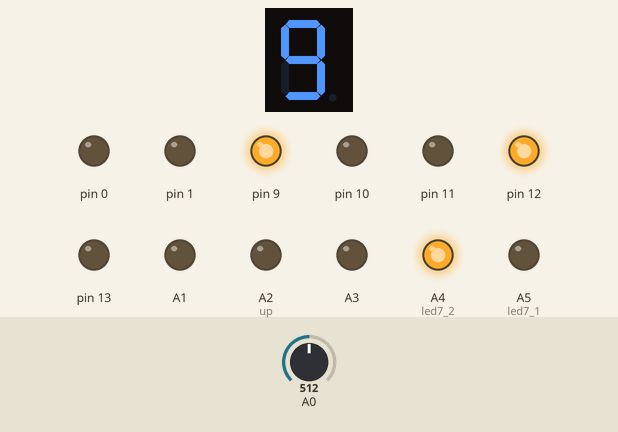
Bench run of a sketch on a simulated Arduino Uno, built with avr-gcc and run on an emulated ATmega328P. On the bench: 1-digit seven-segment display, output pins drawn as LEDs (lit = HIGH). Wiring (inferred from the names in the program): 1-digit 7-segment display, segments lit when LOW: segments pin 2, pin 3, pin 4, pin 5, pin 6, pin 7, pin 8. Dashed ring = blinking. Inputs (shaded band) come from the test bench; at power-on: A0 = 512. The segment pins are drawn as the display they are named for; pins used as bus, display or sensor lines are not drawn.

Above: at 1.2 s.
1.3 s: A0 set to 989
At 1.55 s:
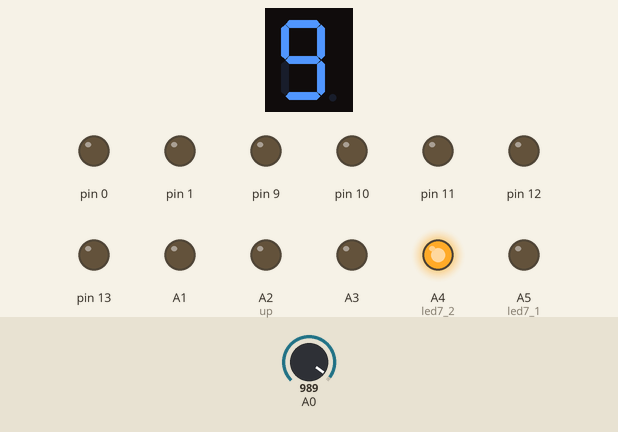
4.3 s: A0 set to 1009
At 6.1 s:
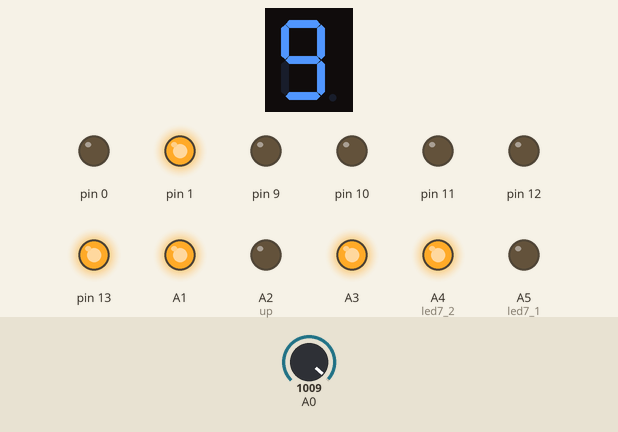
6.8 s: A0 set to 990
At 7.3 s:
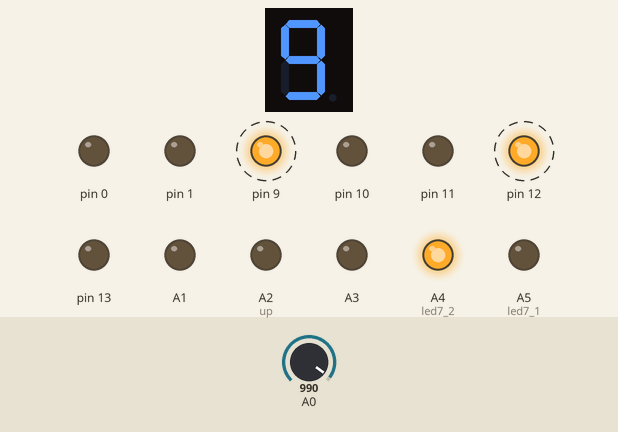
Timing chart, 0 to 15.8 s (numbered marks = the images above; inputs shaded):
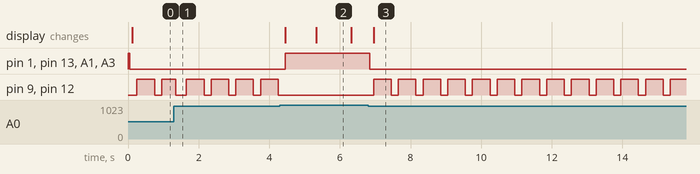

The sketch:

Code_ProjectIOT102_Group2_SE1602.ino
```cpp
//GROUP 03:
//GROUP 02_TRAFFICLIGHT:
// Mentor: Trần Ngọc Hoàng
// Leader: Nguyễn Đức Tài CE160859
// Võ Việt Nhân CE160937
// Trần Văn Tới CE160459
// Phạm Minh Thư CE160859
// Nguyễn Thanh Quang Duy CE161080


/*
---Thiết bị được sử dụng---
 Arduino Uno R3
7 Segment Display
Breadboard Mini
Resistor
Photoresistor
Red LED
Yellow LED
Green LED

*/
#define segA 2//connecting segment A to PIN2
#define segB 3// connecting segment B to PIN3
#define segC 4// connecting segment C to PIN4
#define segD 5// connecting segment D to PIN5
#define segE 6// connecting segment E to PIN6
#define segF 7// connecting segment F to PIN7
#define segG 8// connecting segment G to PIN8

const int sensorMin = 0;
const int sensorMax = 1000;

int checkNight = 0;
int range;
int rangeLast;
int signalSensor = 0;

int i;

int COUNT=0;
int count_timer = 20;
int State = 1;

int led7_1 = A5;
int led7_2 = A4;

int ones = 1;
int tens = 2;

int countLed7 = 2;

void setup()

{

  pinMode(A0, INPUT);

  pinMode(A1, OUTPUT);
  pinMode(A2, OUTPUT); 		//up
  pinMode(A3, OUTPUT);

  pinMode(led7_1, OUTPUT);
  pinMode(led7_2, OUTPUT);

   for (int i=0;i<=13;i++)
   {

     pinMode(i, OUTPUT);

   }

   noInterrupts();

  	TCCR1A = 0;

  	TCCR1B = 0;

  	TCNT1  = 0;

  	int mSecs = 25;

  	OCR1A = (16e6 / 256L * mSecs) / 1e3 - 1;;

  	TCCR1B |= (1 << WGM12);

 	 TCCR1B |= (1 << CS12);

  	TIMSK1 |= (1 << OCIE1A);

  	interrupts();

}


ISR(TIMER1_COMPA_vect)
{
  if ((countLed7 % 4) == 0){
      countLed7 = 1;
      signalSensor = analogRead(A0);		//Đọc tín hiệu từ cảm biến
      range = map(signalSensor, sensorMin, sensorMax, 0, 3);
      if (range != rangeLast){
        if(range > 2){
          count_timer = 20;
          COUNT = 0;
          checkNight = 0;
        } else{
            checkNight = 1;
            ones = 9;
            tens = 9;
         	for(i = 0; i<=13; i++)			//Tắt toàn bộ đèn
              digitalWrite(i,LOW);
            digitalWrite(A3,LOW);
            digitalWrite(A2,LOW);
            digitalWrite(A1,LOW);
            digitalWrite(0,LOW);
        }
      }
      rangeLast = range;
      if (checkNight == 0){						//Nếu ban ngày sẽ chạy bình thường
        COUNT++;

        if (COUNT%10 == 0)
        {
          count_timer = COUNT/10;
          count_timer = 20 - count_timer;

          if (count_timer == 0)
          {
            COUNT = 0;
            if(State == 2)
            {
              State = 0;
            }
            State++;
          }
        }
        ones = count_timer%10;
        tens = count_timer/10;
      }
  }
  else{
    	countLed7++;
    	digitalWrite(led7_1, HIGH);
        digitalWrite(led7_2, LOW);
        display(tens);
        delay(50);

        digitalWrite(led7_1, LOW);
        digitalWrite(led7_2, HIGH);
        display(ones);
        delay(50);

  }
}

void display(int ID_COUNT)
{
switch (ID_COUNT)					//Dislay số ra đèn led 7 đoạn
     {
           	case 0:
                 digitalWrite(segA, LOW);
                 digitalWrite(segB, LOW);
                 digitalWrite(segC, LOW);
                 digitalWrite(segD, LOW);
                 digitalWrite(segE, LOW);
                 digitalWrite(segF, LOW);
                 digitalWrite(segG, HIGH);
                 break;
            case 1:
                 digitalWrite(segA, HIGH);
                 digitalWrite(segB, LOW);
                 digitalWrite(segC, LOW);
                 digitalWrite(segD, HIGH);
                 digitalWrite(segE, HIGH);
                 digitalWrite(segF, HIGH);
                 digitalWrite(segG, HIGH);
                 break;
            case 2:
                 digitalWrite(segA, LOW);
                 digitalWrite(segB, LOW);
    			 digitalWrite(segC, HIGH);
                 digitalWrite(segD, LOW);
                 digitalWrite(segE, LOW);
                 digitalWrite(segF, HIGH);
                 digitalWrite(segG, LOW);
                 break;
            case 3:
                 digitalWrite(segA, LOW);
                 digitalWrite(segB, LOW);
                 digitalWrite(segC, LOW);
                 digitalWrite(segD, LOW);
                 digitalWrite(segE, HIGH);
                 digitalWrite(segF, HIGH);
                 digitalWrite(segG, LOW);
                 break;
            case 4:
                 digitalWrite(segA, HIGH);
                 digitalWrite(segB, LOW);
                 digitalWrite(segC, LOW);
                 digitalWrite(segD, HIGH);
                 digitalWrite(segE, HIGH);
                 digitalWrite(segF, LOW);
                 digitalWrite(segG, LOW);
                 break;
            case 5:
                 digitalWrite(segA, LOW);
                 digitalWrite(segB, HIGH);
                 digitalWrite(segC, LOW);
                 digitalWrite(segD, LOW);
                 digitalWrite(segE, HIGH);
                 digitalWrite(segF, LOW);
                 digitalWrite(segG, LOW);
                 break;
            case 6:
                 digitalWrite(segA, LOW);
                 digitalWrite(segB, HIGH);
                 digitalWrite(segC, LOW);
                 digitalWrite(segD, LOW);
                 digitalWrite(segE, LOW);
                 digitalWrite(segF, LOW);
                 digitalWrite(segG, LOW);
                 break;
            case 7:
                 digitalWrite(segA, LOW);
                 digitalWrite(segB, LOW);
                 digitalWrite(segC, LOW);
                 digitalWrite(segD, HIGH);
                 digitalWrite(segE, HIGH);
                 digitalWrite(segF, HIGH);
                 digitalWrite(segG, HIGH);
                 break;
            case 8:
                 digitalWrite(segA, LOW);
                 digitalWrite(segB, LOW);
                 digitalWrite(segC, LOW);
                 digitalWrite(segD, LOW);
digitalWrite(segE, LOW);
                 digitalWrite(segF, LOW);
                 digitalWrite(segG, LOW);
                 break;
            case 9:
                 digitalWrite(segA, LOW);
                 digitalWrite(segB, LOW);
                 digitalWrite(segC, LOW);
                 digitalWrite(segD, LOW);
                 digitalWrite(segE, HIGH);
                 digitalWrite(segF, LOW);
                 digitalWrite(segG, LOW);
                 break;
             break;
     }
}


void loop(){
  if (checkNight == 0){

      if (State == 1)				//Chế độ đèn ban ngày
      {
        digitalWrite(13,HIGH);
        digitalWrite(12,LOW);
        digitalWrite(11,LOW);
        digitalWrite(A3,HIGH);
        digitalWrite(A2,LOW);

        if(count_timer>15){
            digitalWrite(10,LOW);
            digitalWrite(9,LOW);
            digitalWrite(1,HIGH);
            digitalWrite(A1,HIGH);
            digitalWrite(0,LOW);
          delay(250);
        }

        else if(count_timer>5 && count_timer<=15)
        {
            //digitalWrite(10,LOW);
            //digitalWrite(9,LOW);
            //digitalWrite(1,HIGH);
            digitalWrite(A1,LOW);
            digitalWrite(0,HIGH);
          delay(250);
        }
        else if(count_timer<=5)
        {
            //digitalWrite(10,LOW);
            digitalWrite(9,HIGH);
            digitalWrite(1,LOW);
            digitalWrite(A1,HIGH);
            digitalWrite(0,LOW);
          delay(250);
        }

      }

      else if (State == 2)
      {
        digitalWrite(10,HIGH);
        digitalWrite(9,LOW);
        digitalWrite(1,LOW);
        digitalWrite(A1,HIGH);
        digitalWrite(0,LOW);

        if(count_timer>15){
            digitalWrite(13,LOW);
            digitalWrite(12,LOW);
            digitalWrite(11,HIGH);
            digitalWrite(A3,HIGH);
            digitalWrite(A2,LOW);
          delay(250);
        }
        else if(count_timer>5 && count_timer<=15)
        {
            //digitalWrite(13,LOW);
            //digitalWrite(12,LOW);
            digitalWrite(11,HIGH);
            digitalWrite(A3,LOW);
            digitalWrite(A2,HIGH);
          delay(250);
        }
        else if(count_timer<=5)
        {

            //digitalWrite(13,LOW);
            digitalWrite(12,HIGH);
            digitalWrite(11,LOW);
            digitalWrite(A3,HIGH);
            digitalWrite(A2,LOW);
          delay(250);
        }

      }
  }
  else if(checkNight == 1){			//Chế độ ban đêm, chớp nháy đèn vàng
    digitalWrite(12,HIGH);
    digitalWrite(9,HIGH);
    delay(500);
    digitalWrite(12,LOW);
    digitalWrite(9,LOW);
    delay(200);
  }
}
```

Measured:
- the behaviour switches between 999 and 1000 on A0 (found by bisection; images 1 and 2)
- after the input at 1.3 s, A4 (led7_2): stays HIGH (without the input it goes to LOW after 3.0 s); A5 (led7_1): stays LOW (without the input it goes to HIGH after 3.0 s)
- after the input at 4.3 s, pin 1, pin 13, A1, A3: LOW → HIGH after 0.15 s; pin 9, pin 12: stops changing and stays LOW; the display: first changes after 0.15 s (image 2 shows a later state)
- after the input at 6.8 s, pin 0: stays LOW (without the input it goes to HIGH after 2.7 s); pin 1, pin 13, A3: HIGH → LOW after 0.05 s; pin 9, pin 12: alternates HIGH for 0.50 s and LOW for 0.20 s, starting after 0.15 s; A1: HIGH → LOW after 0.05 s instead of 2.7 s
- by itself, pin 9, pin 12: repeats every 0.70 s: HIGH 0.50 s, LOW 0.20 s
- what the display in image 2 shows lasts 1.0 s, from 5.3 s to 6.3 s
